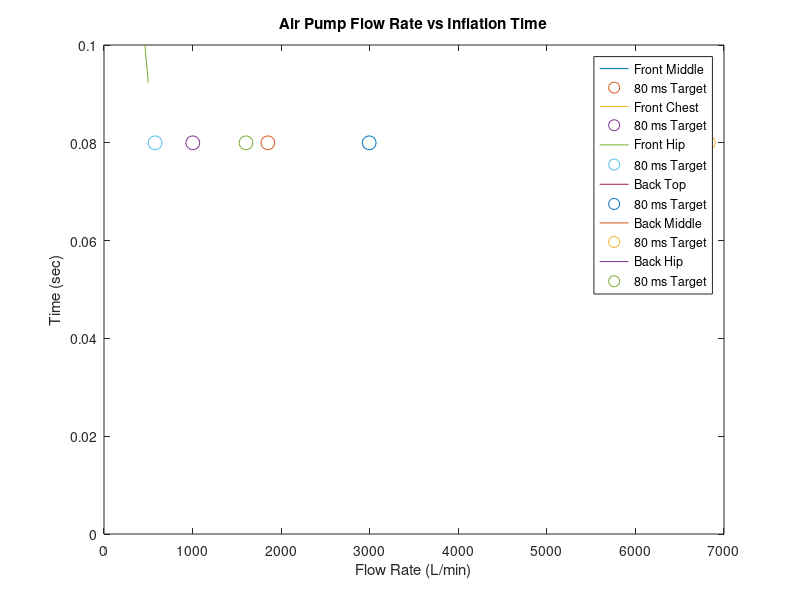
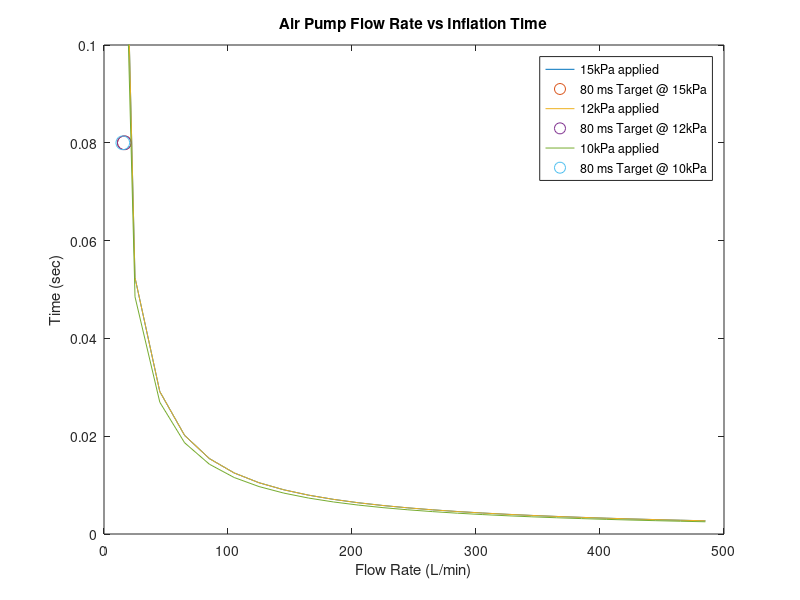

MATLAB code for these plots, in order:
close all;
clear all;
clc;

%% rectangular full simulation
%all dimensions listed in meters
%Front Mid
Lpipe = 0.05;
Rpipe = 0.02;
Lpocket = 9 * 0.0254;
Hpocket = 12 * 0.0254;
Dpocket = 45.07/1000;  
Vpocket = 0.5*pi*(Hpocket/2)*Dpocket * Lpocket;

i = 1;

for Qpump = 50:25:500
    Tpipe(i) = (pi * Rpipe^2 *Lpipe)/Qpump;
    Tpocket(i) = 60000*Vpocket/Qpump;
    Ttotal(i) = Tpocket(i) + Tpipe(i);
%     Ttotal(i)
%     Qpump
    i = i+1;
end

figure('Name', 'Air Pump Pressure vs Inflation Time')
Qpump = 50:25:500
plot(Qpump, Ttotal)
hold on
plot((60000*Vpocket/0.08),0.08,'o','MarkerSize',10)
title('Air Pump Flow Rate vs Inflation Time')
xlabel('Flow Rate (L/min)')
ylabel('Time (sec)')
% hold off

%Front Chest
Lpipe = 0.05;
Rpipe = 0.02;
Lpocket = 9 * 0.0254;
Hpocket = 8 * 0.0254;
Dpocket = 36.64/1000;  
Vpocket = 0.5*pi*(Hpocket/2)*Dpocket * Lpocket;

i = 1;

for Qpump = 50:25:500
    Tpipe(i) = (pi * Rpipe^2 *Lpipe)/Qpump;
    Tpocket(i) = 60000*Vpocket/Qpump;
    Ttotal(i) = Tpocket(i) + Tpipe(i);
%     Ttotal(i);
%     Qpump;
    i = i+1;
end

% figure('Name', 'Air Pump Pressure vs Inflation Time')
Qpump = 50:25:500
plot(Qpump, Ttotal)
hold on
plot((60000*Vpocket/0.08),0.08,'o','MarkerSize',10)
title('Air Pump Flow Rate vs Inflation Time')
xlabel('Flow Rate (L/min)')
ylabel('Time (sec)')
% hold off

%Front Hip
Lpipe = 0.05;
Rpipe = 0.02;
Lpocket = 9 * 0.0254;
Hpocket = 6 * 0.0254;
Dpocket = 28.12/1000;  
Vpocket = 0.5*pi*(Hpocket/2)*Dpocket * Lpocket;

i = 1;

for Qpump = 50:25:500
    Tpipe(i) = (pi * Rpipe^2 *Lpipe)/Qpump;
    Tpocket(i) = 60000*Vpocket/Qpump;
    Ttotal(i) = Tpocket(i) + Tpipe(i);
%     Ttotal(i)
%     Qpump
    i = i+1;
end

% figure('Name', 'Air Pump Pressure vs Inflation Time')
Qpump = 50:25:500
plot(Qpump, Ttotal)
hold on
plot((60000*Vpocket/0.08),0.08,'o','MarkerSize',10)
title('Air Pump Flow Rate vs Inflation Time')
xlabel('Flow Rate (L/min)')
ylabel('Time (sec)')
% hold off

%Back Top
Lpipe = 0.05;
Rpipe = 0.02;
Lpocket = 18 * 0.0254;
Hpocket = 8 * 0.0254;
Dpocket = 54.71/1000;  
Vpocket = 0.5*pi*(Hpocket/2)*Dpocket * Lpocket;

i = 1;

for Qpump = 50:25:500
    Tpipe(i) = (pi * Rpipe^2 *Lpipe)/Qpump;
    Tpocket(i) = 60000*Vpocket/Qpump;
    Ttotal(i) = Tpocket(i) + Tpipe(i);
%     Ttotal(i)
%     Qpump
    i = i+1;
end

% figure('Name', 'Air Pump Pressure vs Inflation Time')
Qpump = 50:25:500
plot(Qpump, Ttotal)
hold on
plot((60000*Vpocket/0.08),0.08,'o','MarkerSize',10)
title('Air Pump Flow Rate vs Inflation Time')
xlabel('Flow Rate (L/min)')
ylabel('Time (sec)')
% hold off

%Back Mid
Lpipe = 0.05;
Rpipe = 0.02;
Lpocket = 18 * 0.0254;
Hpocket = 12 * 0.0254;
Dpocket = 83.13/1000;  
Vpocket = 0.5*pi*(Hpocket/2)*Dpocket * Lpocket;

i = 1;

for Qpump = 50:25:500
    Tpipe(i) = (pi * Rpipe^2 *Lpipe)/Qpump;
    Tpocket(i) = 60000*Vpocket/Qpump;
    Ttotal(i) = Tpocket(i) + Tpipe(i);
%     Ttotal(i)
%     Qpump
    i = i+1;
end

% figure('Name', 'Air Pump Pressure vs Inflation Time')
Qpump = 50:25:500
plot(Qpump, Ttotal)
hold on
plot((60000*Vpocket/0.08),0.08,'o','MarkerSize',10)
title('Air Pump Flow Rate vs Inflation Time')
xlabel('Flow Rate (L/min)')
ylabel('Time (sec)')
% hold off

%Back Hip
Lpipe = 0.05;
Rpipe = 0.02;
Lpocket = 18 * 0.0254;
Hpocket = 6 * 0.0254;
Dpocket = 39.07/1000;  
Vpocket = 0.5*pi*(Hpocket/2)*Dpocket * Lpocket;

i = 1;

for Qpump = 50:25:500
    Tpipe(i) = (pi * Rpipe^2 *Lpipe)/Qpump;
    Tpocket(i) = 60000*Vpocket/Qpump;
    Ttotal(i) = Tpocket(i) + Tpipe(i);
%     Ttotal(i)
%     Qpump
    i = i+1;
end

% figure('Name', 'Air Pump Pressure vs Inflation Time')
Qpump = 50:25:500
plot(Qpump, Ttotal)
hold on
plot((60000*Vpocket/0.08),0.08,'o','MarkerSize',10)
title('Air Pump Flow Rate vs Inflation Time')
xlabel('Flow Rate (L/min)')
ylabel('Time (sec)')
ylim([0 0.1])
legend('Front Middle','80 ms Target', 'Front Chest','80 ms Target', 'Front Hip', '80 ms Target','Back Top', '80 ms Target','Back Middle', '80 ms Target', 'Back Hip', '80 ms Target')
hold off

%% circular design
% all dimensions listed in meters
% 15 kPa
Lpipe = 0.05;
Rpipe = 0.02;
r = 1.5 * 0.0254; %radius of bubble
Dpocket = 7.185/1000;  
n = 1; %number of bubbles

Vpocket = 0.5*(4/3)*pi*r*r*Dpocket*n;

i = 1;

for Qpump = 5:20:500
    Tpipe(i) = (pi * Rpipe^2 *Lpipe)/Qpump;
    Tpocket(i) = 60000*Vpocket/Qpump;
    Ttotal(i) = Tpocket(i) + Tpipe(i);
    i = i+1;
end

figure('Name', 'Air Pump Pressure vs Inflation Time')
Qpump = 5:20:500;
plot(Qpump, Ttotal)
hold on
plot((60000*Vpocket/0.08),0.08,'o','MarkerSize',10)
title('Air Pump Flow Rate vs Inflation Time')
xlabel('Flow Rate (L/min)')
ylabel('Time (sec)')
% hold off

%12 kPa
Lpipe = 0.05;
Rpipe = 0.02;
r = 1.5 * 0.0254;
Dpocket = 7.185/1000;  
n = 1; %number of bubbles

Vpocket = 0.5*(4/3)*pi*r*r*Dpocket*n;

i = 1;

for Qpump = 5:20:500
    Tpipe(i) = (pi * Rpipe^2 *Lpipe)/Qpump;
    Tpocket(i) = 60000*Vpocket/Qpump;
    Ttotal(i) = Tpocket(i) + Tpipe(i);
%     Ttotal(i);
%     Qpump;
    i = i+1;
end

Qpump = 5:20:500
plot(Qpump, Ttotal)
hold on
plot((60000*Vpocket/0.08),0.08,'o','MarkerSize',10)
title('Air Pump Flow Rate vs Inflation Time')
xlabel('Flow Rate (L/min)')
ylabel('Time (sec)')
% hold off

% 10 kPa
Lpipe = 0.05;
Rpipe = 0.02;
r = 1.5 * 0.0254;
Dpocket = 6.648/1000;  
n = 1; %number of bubbles

Vpocket = 0.5*(4/3)*pi*r*r*Dpocket*n;

i = 1;

for Qpump = 5:20:500
    Tpipe(i) = (pi * Rpipe^2 *Lpipe)/Qpump;
    Tpocket(i) = 60000*Vpocket/Qpump;
    Ttotal(i) = Tpocket(i) + Tpipe(i);
%     Ttotal(i)
%     Qpump
    i = i+1;
end

Qpump = 5:20:500
plot(Qpump, Ttotal)
hold on
plot((60000*Vpocket/0.08),0.08,'o','MarkerSize',10)
title('Air Pump Flow Rate vs Inflation Time')
xlabel('Flow Rate (L/min)')
ylabel('Time (sec)')
% hold off

xlabel('Flow Rate (L/min)')
ylabel('Time (sec)')
ylim([0 0.1])
legend('15kPa applied','80 ms Target @ 15kPa', '12kPa applied','80 ms Target @ 12kPa', '10kPa applied','80 ms Target @ 10kPa')
hold off
